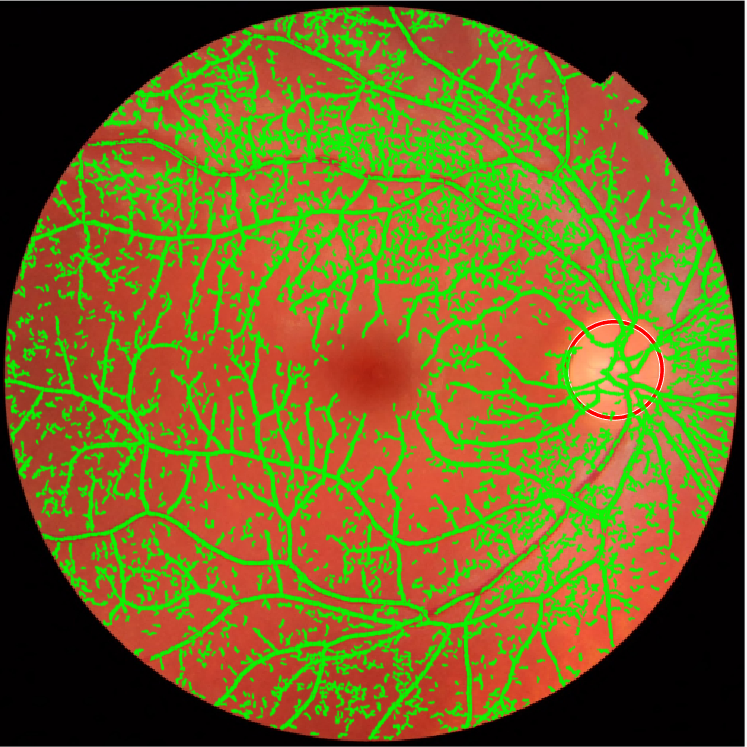
%> input picture matlab/Structure Extraction.png, 747 x 747 px
$ octave --eval "result = assess_image_quality('Structure Extraction.png');"   (GNU Octave 9; MATLAB toolbox functions it lacks are replaced by stand-ins)
%> lines starting %> are read from the running program, lines starting %| are printed output that depends on the picture; in (x1, y1, x2, y2) boxes, pixels count from 0 and x2, y2 are one past the last pixel; in counts of white or black regions, pixels touching at a corner belong together; the program's own positions count from 1
function report = assess_image_quality(imagePath)
%> called with imagePath = 'Structure Extraction.png'
% ASSESS_IMAGE_QUALITY  Check a fundus photo for gradability before diagnosis.
%
%   report = assess_image_quality(imagePath)
%
% This checks three things a real ophthalmologist would check before
% trusting a fundus photo:
%   1. FOCUS       - is the image sharp enough to see fine detail?
%   2. ILLUMINATION - is it too dark, too bright, or unevenly lit?
%   3. FIELD OF VIEW - does the photo actually capture the retina properly,
%                       or is it mostly black border / off-center?
%
% Returns a struct "report" with the scores and a pass/fail decision,
% plus specific feedback (like a real screening tool would give the
% camera operator) if something needs to be recaptured.

    img = imread(imagePath);
%> img is the input picture: size 747x747x3 uint8; mean R, G, B 111.8, 99.8, 32.7

    % Standardize size before any measurement. Variance-of-Laplacian (our
    % focus check below) is sensitive to image resolution - a smaller or
    % more compressed photo can score lower even when it's genuinely
    % sharp, just because there's less raw pixel detail to measure. In a
    % real deployment every image comes from the same camera at the same
    % resolution, so this wouldn't matter - but our test images came from
    % different websites at different sizes, so we resize everything to
    % a consistent scale first to make scores comparable.
    STANDARD_SIZE = 700;   % target size for the longer edge, in pixels
    [h, w, ~] = size(img);
%> h = 747; w = 747
    scaleFactor = STANDARD_SIZE / max(h, w);
%> scaleFactor = 0.937
    img = imresize(img, scaleFactor);
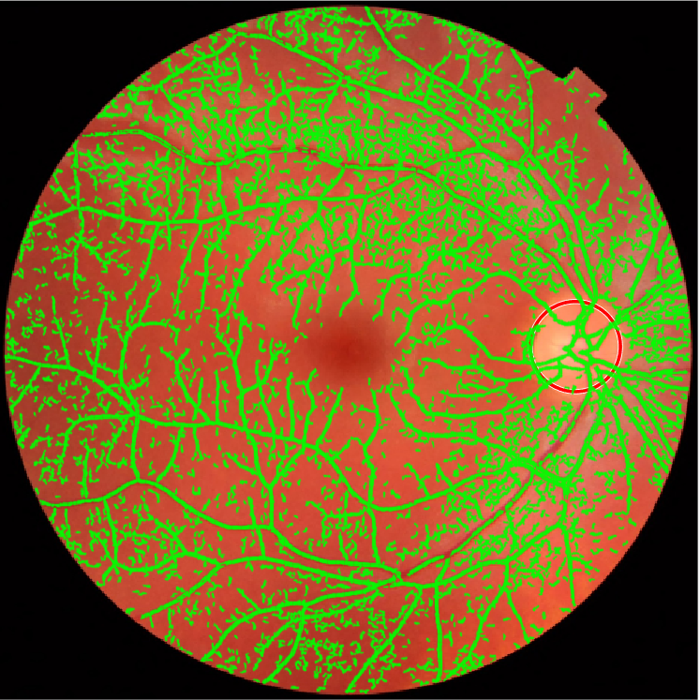
%> img: size 700x700x3 uint8; mean R, G, B 111.8, 99.8, 32.7

    gray = im2gray(img);          % most quality checks work on grayscale
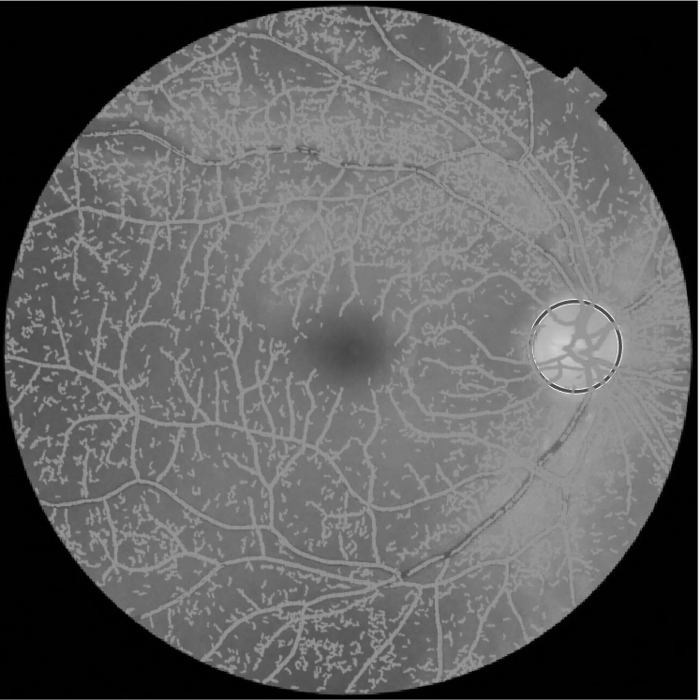
%> gray: size 700x700 uint8; min 0, max 247, mean 95.8
    gray = im2double(gray);       % convert to 0-1 range for consistent math
%> gray: size 700x700 double

    report = struct();
    report.imagePath = imagePath;

    % ---------------------------------------------------------------
    % 0. FIELD OF VIEW / RETINA MASK - computed FIRST
    % ---------------------------------------------------------------
    % Every fundus photo has black corners outside the circular retinal
    % field - that's just how the camera works, not a quality problem.
    % We find that circular region first so every other check below can
    % ignore the black background and only look at the actual eye tissue.
    retinaMask = gray > 0.06;                  % anything not near-black
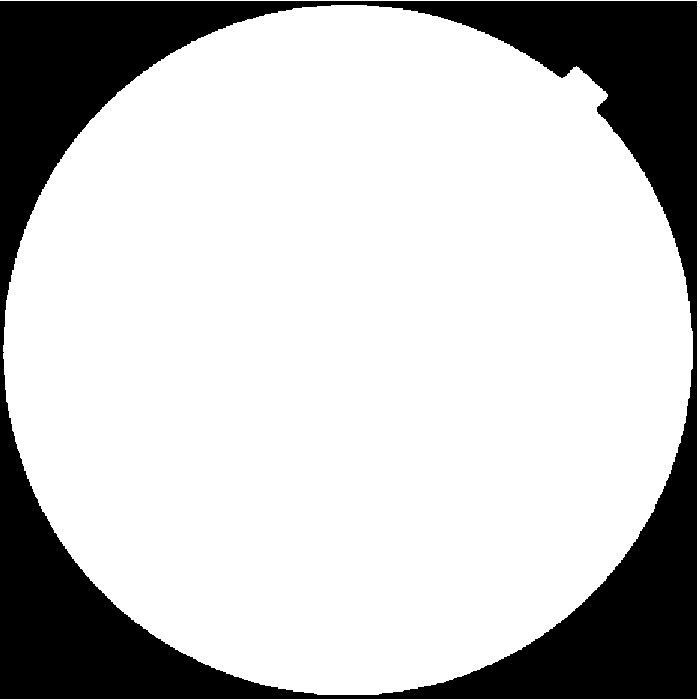
%> retinaMask: size 700x700 logical; 77.2% white; 1 black region, box (x1, y1, x2, y2) and area: (0, 1, 697, 699) 111634
    retinaMask = imfill(retinaMask, 'holes');   % fill small dark lesions/vessels
    retinaFraction = sum(retinaMask(:)) / numel(retinaMask);
%> retinaFraction = 0.772

    report.retinaFraction = retinaFraction;
%> report.retinaFraction = 0.772
    FOV_MIN_FRACTION = 0.35;   % retina should fill at least ~35% of the frame
    report.fovPass = retinaFraction >= FOV_MIN_FRACTION;
%> report.fovPass = true

    % pixel values, but ONLY from inside the retina - this is what the
    % focus and illumination checks below should actually look at.
    retinaPixels = gray(retinaMask);

    % ---------------------------------------------------------------
    % 1. FOCUS CHECK - variance of Laplacian, retina region only
    % ---------------------------------------------------------------
    % The Laplacian filter highlights edges (sharp intensity changes).
    % A sharp, in-focus image has lots of strong edges -> high variance.
    % A blurry image has soft transitions everywhere -> low variance.
    % We filter the whole image first (edges need neighboring context),
    % but only measure the variance over the retina region - a large
    % black border would otherwise dilute the score with meaningless
    % zero-variance area.
    laplacianKernel = fspecial('laplacian');
    edgeResponse = imfilter(gray, laplacianKernel, 'replicate');
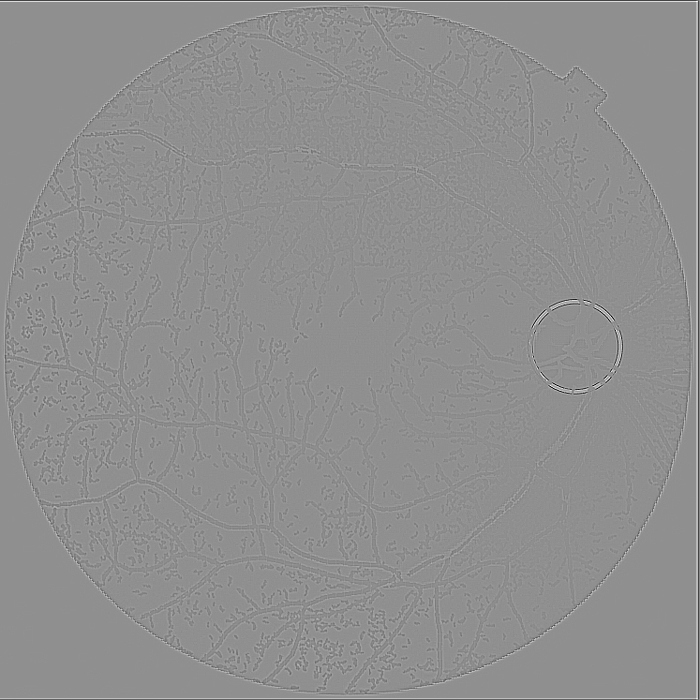
%> edgeResponse: size 700x700 double; min -1.07, max 0.825, mean 9.65e-17; drawn with min black and max white
    focusScore = var(edgeResponse(retinaMask));
%> focusScore = 0.00451

    FOCUS_THRESHOLD = 0.0004;   % calibrated against a visually-confirmed sharp sample
    report.focusScore = focusScore;
%> report.focusScore = 0.00451
    report.focusPass = focusScore >= FOCUS_THRESHOLD;
%> report.focusPass = true

    % ---------------------------------------------------------------
    % 2. ILLUMINATION CHECK - brightness + over/under-exposure, retina region only
    % ---------------------------------------------------------------
    meanBrightness = mean(retinaPixels);
%> meanBrightness = 0.485
    % Fraction of RETINA pixels that are essentially pure black or pure
    % white - a high fraction means the camera flash was badly
    % under/over-exposed. Black corners are excluded entirely now.
    overExposedFrac = sum(retinaPixels > 0.95) / numel(retinaPixels);
%> overExposedFrac = 0.00185
    underExposedFrac = sum(retinaPixels < 0.05) / numel(retinaPixels);
%> underExposedFrac = 0

    report.meanBrightness = meanBrightness;
%> report.meanBrightness = 0.485
    report.overExposedFrac = overExposedFrac;
%> report.overExposedFrac = 0.00185
    report.underExposedFrac = underExposedFrac;
%> report.underExposedFrac = 0

    BRIGHTNESS_LOW = 0.15;
    BRIGHTNESS_HIGH = 0.85;
    EXPOSURE_FRAC_LIMIT = 0.10;   % more than 10% blown-out/black pixels = bad

    report.illuminationPass = ...
        meanBrightness >= BRIGHTNESS_LOW && meanBrightness <= BRIGHTNESS_HIGH && ...
        overExposedFrac <= EXPOSURE_FRAC_LIMIT && ...
        underExposedFrac <= EXPOSURE_FRAC_LIMIT;
%> report.illuminationPass = true

    % ---------------------------------------------------------------
    % Overall decision + specific feedback (like the problem statement
    % asks: "reject ungradeable ones with recapture feedback")
    % ---------------------------------------------------------------
    report.gradable = report.focusPass && report.illuminationPass && report.fovPass;
%> report.gradable = true

    feedback = {};
    if ~report.focusPass
        feedback{end+1} = 'Image appears blurry - refocus the camera and recapture.';
    end
    if ~report.illuminationPass
        if meanBrightness < BRIGHTNESS_LOW
            feedback{end+1} = 'Image is too dark - increase flash intensity and recapture.';
        elseif meanBrightness > BRIGHTNESS_HIGH
            feedback{end+1} = 'Image is overexposed - reduce flash intensity and recapture.';
        else
            feedback{end+1} = 'Uneven illumination detected - reposition camera and recapture.';
        end
    end
    if ~report.fovPass
        feedback{end+1} = 'Retinal field of view too small/off-center - recenter on the retina and recapture.';
    end
    if isempty(feedback)
        feedback{end+1} = 'Image passed all quality checks.';
    end
    report.feedback = feedback;

    % Borderline case: technically passed, but close to a threshold -
    % flag it as a candidate for enhancement rather than a clean pass.
    borderline = report.gradable && ...
        (focusScore < FOCUS_THRESHOLD * 2 || ...
         overExposedFrac > EXPOSURE_FRAC_LIMIT * 0.5 || ...
         underExposedFrac > EXPOSURE_FRAC_LIMIT * 0.5);
%> borderline = false
    report.borderline = borderline;
%> report.borderline = false
%> `result = assess_image_quality('Structure Extraction.png');`: result = {retinaFraction 0.772, fovPass true, focusScore 0.00451, focusPass true, meanBrightness 0.485, overExposedFrac 0.00185}
end
